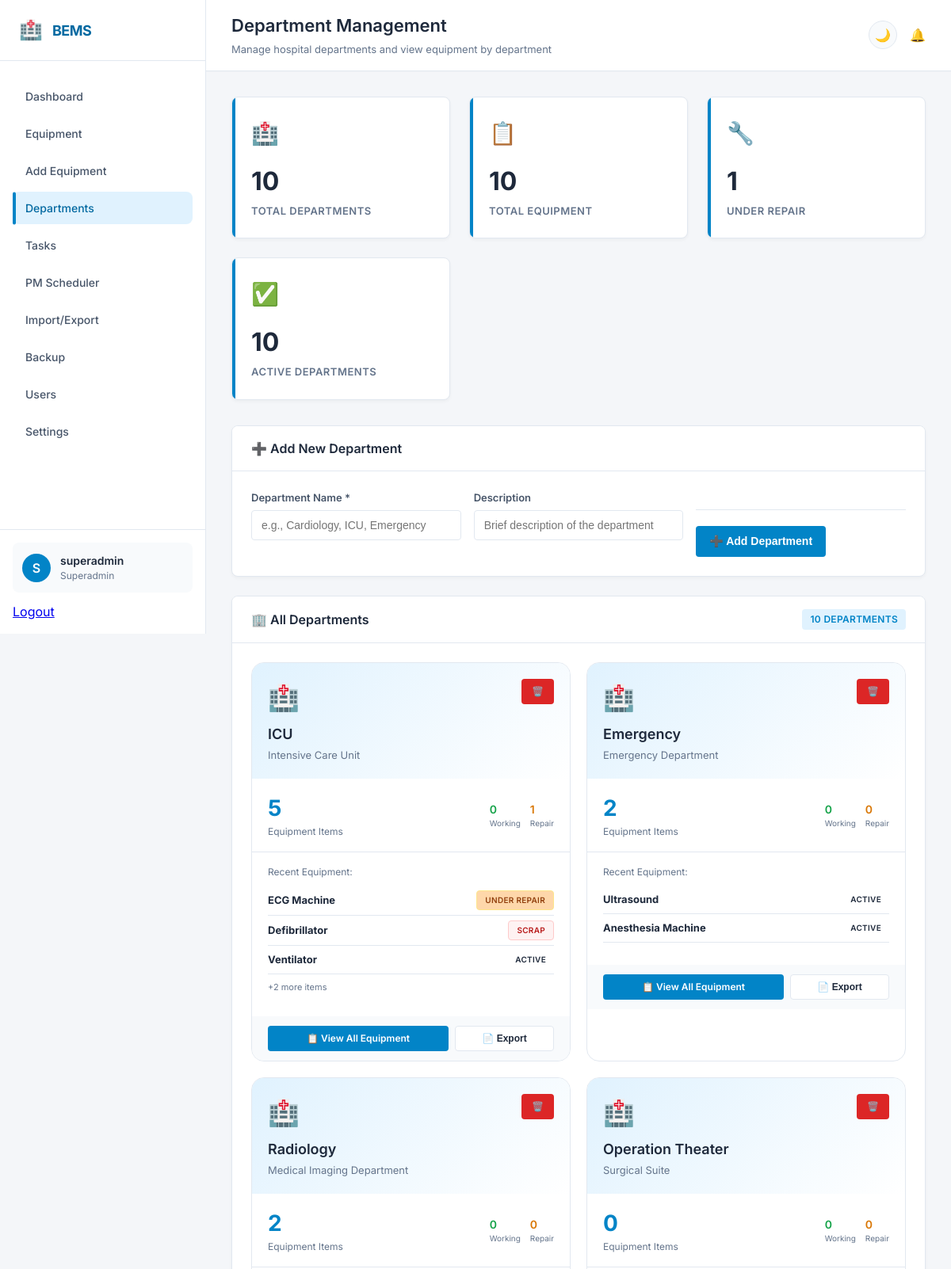
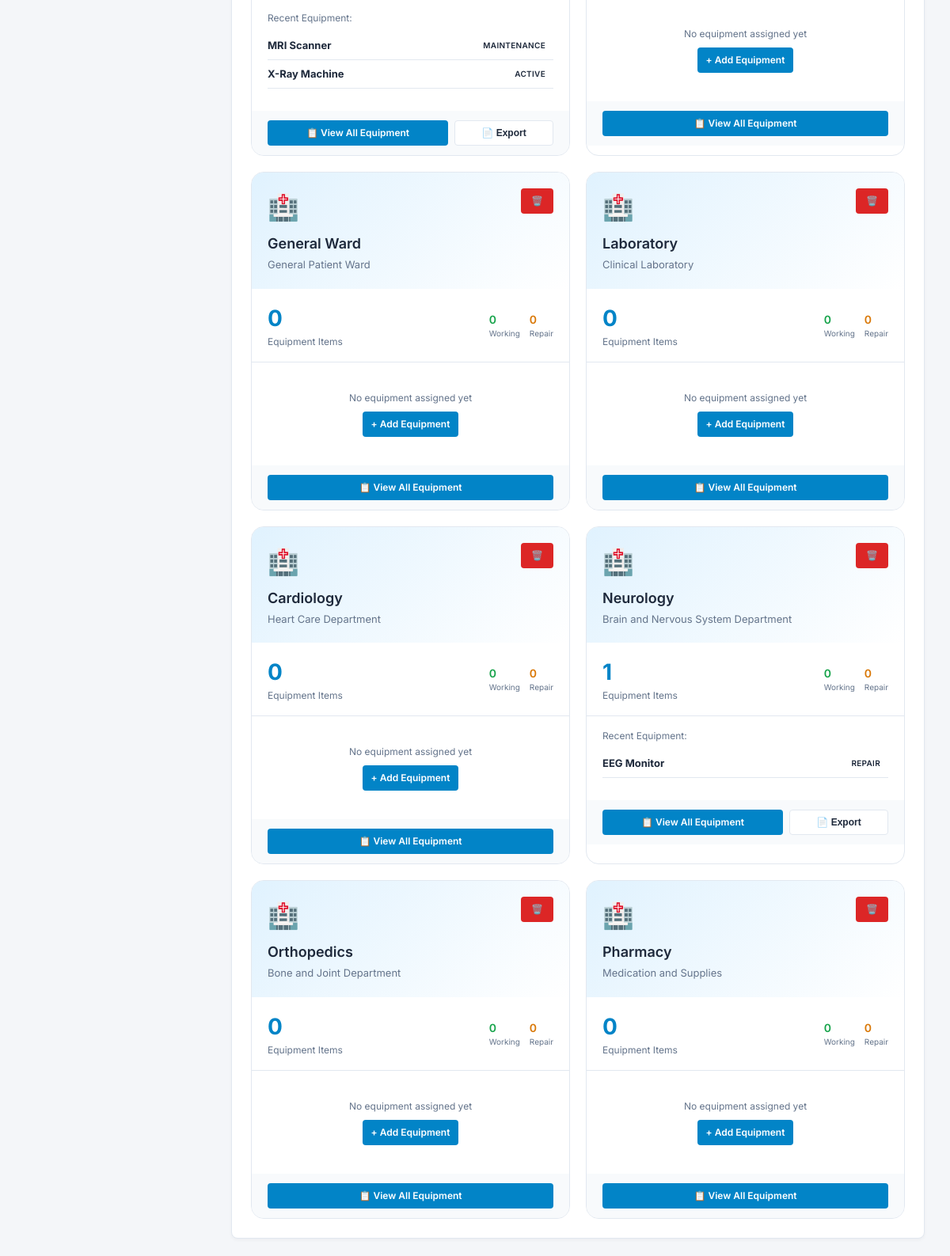
Screenshot of /departments (signed in, upper part) with the database file from the repository (2 pictures, top to bottom).
### app.py (models this page shows)
class Department(db.Model):
    id = db.Column(db.Integer, primary_key=True)
    name = db.Column(db.String(100), unique=True, nullable=False)
    description = db.Column(db.String(200))
    created_at = db.Column(db.String(50), default=lambda: datetime.now().strftime('%Y-%m-%d %H:%M:%S'))
    equipments = db.relationship('Equipment', backref='department_obj', lazy=True)

class Equipment(db.Model):
    id = db.Column(db.Integer, primary_key=True)
    name = db.Column(db.String(100))
    model_no = db.Column(db.String(100))
    company = db.Column(db.String(100))
    serial_no = db.Column(db.String(100))
    quantity = db.Column(db.Integer, default=1)
    department_id = db.Column(db.Integer, db.ForeignKey('department.id'))
    department_name = db.Column(db.String(100))
    status = db.Column(db.String(50))
    install_date = db.Column(db.String(50))
    warranty_date = db.Column(db.String(50))
    last_service = db.Column(db.String(50))
    created_at = db.Column(db.String(50), default=lambda: datetime.now().strftime('%Y-%m-%d %H:%M:%S'))

### app.py (the view)
@app.route('/departments')
@login_required
def departments():
    departments = Department.query.all()
    total_equipment = Equipment.query.count()
    under_repair = Equipment.query.filter_by(status="Under Repair").count()
    return render_template('departments.html',
                         departments=departments,
                         total_equipment=total_equipment,
                         under_repair=under_repair)

### app.py (called while the page is built)
def login_required(f):
    @wraps(f)
    def decorated_function(*args, **kwargs):
        if 'user' not in session:
            return redirect('/login')
        return f(*args, **kwargs)
    return decorated_function

### templates/departments.html (shortened to what this page needs)
{% extends "base.html" %}
{% block page_title %}Department Management{% endblock %}
{% block page_description %}Manage hospital departments and view equipment by department{% endblock %}
{% block content %}
<div class="stats-grid">
    <div class="stat-card" onclick="window.location='/departments'">
        <div class="stat-icon">🏥</div>
        <div class="stat-number">{{ departments|length }}</div>
        <div class="stat-label">Total Departments</div>
    </div>
    <div class="stat-card" onclick="window.location='/equipment_list'">
        <div class="stat-icon">📋</div>
        <div class="stat-number">{{ total_equipment or 0 }}</div>
        <div class="stat-label">Total Equipment</div>
    </div>
    <div class="stat-card" onclick="window.location='/equipment_list?status=Under Repair'">
        <div class="stat-icon">🔧</div>
        <div class="stat-number">{{ under_repair or 0 }}</div>
        <div class="stat-label">Under Repair</div>
    </div>
    <div class="stat-card">
        <div class="stat-icon">✅</div>
        <div class="stat-number">{{ departments|length }}</div>
        <div class="stat-label">Active Departments</div>
    </div>
</div>
{% if session.get('role') in ['admin', 'superadmin'] %}
<div class="card" style="margin-bottom: 24px;">
    <div class="card-header">
        <h3 class="card-title">➕ Add New Department</h3>
    </div>
    <div class="card-body">
        <form method="POST" action="/departments/add">
            <div style="display: grid; grid-template-columns: repeat(auto-fit, minmax(250px, 1fr)); gap: 16px;">
                <div class="form-group" style="margin-bottom: 0;">
                    <label class="form-label">Department Name *</label>
                    <input type="text" name="name" class="form-control"
                           placeholder="e.g., Cardiology, ICU, Emergency" required>
                </div>
                <div class="form-group" style="margin-bottom: 0;">
                    <label class="form-label">Description</label>
                    <input type="text" name="description" class="form-control"
                           placeholder="Brief description of the department">
                </div>
                <div class="form-actions" style="margin-bottom: 0; align-self: flex-end;">
                    <button type="submit" class="btn btn-primary">➕ Add Department</button>
                </div>
            </div>
        </form>
    </div>
</div>
{% endif %}
<div class="card">
    <div class="card-header">
        <h3 class="card-title">🏢 All Departments</h3>
        <span class="badge" style="background: var(--primary-light); color: var(--primary);">
            {{ departments|length }} departments
        </span>
    </div>
    <div class="card-body">
        {% if departments %}
            <div style="display: grid; grid-template-columns: repeat(auto-fill, minmax(320px, 1fr)); gap: 20px;">
                {% for dept in departments %}
                <div class="department-card" style="background: var(--bg-secondary); border-radius: 16px; border: 1px solid var(--border-color); overflow: hidden; transition: all 0.3s;">
                    <div style="padding: 20px; background: linear-gradient(135deg, var(--primary-light) 0%, var(--bg-secondary) 100%);">
                        <div style="display: flex; justify-content: space-between; align-items: start;">
                            <div>
                                <div style="font-size: 32px; margin-bottom: 8px;">🏥</div>
                                <h3 style="font-size: 18px; font-weight: 600; margin-bottom: 4px;">{{ dept.name }}</h3>
                                {% if dept.description %}
                                    <p style="font-size: 13px; color: var(--text-muted); margin-top: 4px;">{{ dept.description }}</p>
                                {% endif %}
                            </div>
                            {% if session.get('role') in ['admin', 'superadmin'] %}
                                <button class="btn btn-sm btn-danger"
                                        onclick="deleteDepartment({{ dept.id }}, '{{ dept.name }}', {{ dept.equipments|length }})"
                                        style="padding: 6px 12px;">
                                    🗑️
                                </button>
                            {% endif %}
                        </div>
                    </div>
                    <div style="padding: 16px 20px; border-bottom: 1px solid var(--border-color);">
                        <div style="display: flex; justify-content: space-between; align-items: center; flex-wrap: wrap; gap: 12px;">
                            <div>
                                <div style="font-size: 28px; font-weight: bold; color: var(--primary);">
                                    {{ dept.equipments|length }}
                                </div>
                                <div style="font-size: 12px; color: var(--text-muted);">Equipment Items</div>
                            </div>
                            <div>
                                {% set working_count = dept.equipments|selectattr('status', 'equalto', 'Working')|list|length %}
                                {% set repair_count = dept.equipments|selectattr('status', 'equalto', 'Under Repair')|list|length %}
                                <div style="display: flex; gap: 12px;">
                                    <div>
                                        <div style="font-size: 14px; font-weight: 600; color: var(--success);">{{ working_count }}</div>
                                        <div style="font-size: 10px; color: var(--text-muted);">Working</div>
                                    </div>
                                    <div>
                                        <div style="font-size: 14px; font-weight: 600; color: var(--warning);">{{ repair_count }}</div>
                                        <div style="font-size: 10px; color: var(--text-muted);">Repair</div>
                                    </div>
                                </div>
                            </div>
                        </div>
                    </div>
                    <div style="padding: 16px 20px;">
                        {% if dept.equipments %}
                            <div style="margin-bottom: 12px;">
                                <div style="font-size: 12px; color: var(--text-muted); margin-bottom: 8px;">Recent Equipment:</div>
                                {% for eq in dept.equipments[:3] %}
                                    <div style="display: flex; justify-content: space-between; align-items: center; padding: 6px 0; border-bottom: 1px solid var(--border-color);">
                                        <div style="font-size: 13px;">
                                            <strong>{{ eq.name }}</strong>
                                        </div>
                                        <span class="badge badge-{{ eq.status.lower().replace(' ', '-') }}" style="font-size: 10px;">
                                            {{ eq.status }}
                                        </span>
                                    </div>
                                {% endfor %}
                                {% if dept.equipments|length > 3 %}
                                    <div style="font-size: 11px; color: var(--text-muted); margin-top: 8px;">
                                        +{{ dept.equipments|length - 3 }} more items
                                    </div>
                                {% endif %}
                            </div>
                        {% else %}
                            <div style="text-align: center; padding: 20px 0;">
                                <div style="font-size: 12px; color: var(--text-muted);">No equipment assigned yet</div>
                                {% if session.get('role') in ['admin', 'superadmin'] %}
                                    <a href="/add?department_id={{ dept.id }}" class="btn btn-sm btn-primary" style="margin-top: 8px;">+ Add Equipment</a>
                                {% endif %}
                            </div>
                        {% endif %}
                    </div>
                    <div style="padding: 12px 20px; background: var(--bg-tertiary); display: flex; gap: 8px;">
                        <a href="/departments/{{ dept.id }}/equipment" class="btn btn-sm btn-primary" style="flex: 1; text-align: center;">
                            📋 View All Equipment
                        </a>
                        {% if dept.equipments|length > 0 %}
                            <button class="btn btn-sm btn-secondary" onclick="exportDepartment({{ dept.id }}, '{{ dept.name }}')" style="flex: 0.5;">
                                📄 Export
                            </button>
                        {% endif %}
                    </div>
                </div>
                {% endfor %}
            </div>
        {% endif %}
    </div>
</div>
{% endblock %}

### static/css/style.css (style rules this page uses)
:root { --bg-primary: #f4f6f9; --bg-secondary: #ffffff; --bg-tertiary: #f8fafc; --text-primary: #1e293b; --text-secondary: #475569; --text-muted: #64748b; --border-color: #e2e8f0; --card-shadow: 0 2px 4px rgba(0, 0, 0, 0.04); --card-shadow-hover: 0 8px 16px rgba(0, 0, 0, 0.08); --sidebar-bg: #ffffff; --sidebar-border: #e2e8f0; --header-bg: #ffffff; --input-bg: #ffffff; --success: #16a34a; --warning: #d97706; --danger: #dc2626; --info: #0ea5e9; --primary: #0284c7; --primary-dark: #0369a1; --primary-light: #e0f2fe; --radius-sm: 4px; --radius-md: 8px; --radius-lg: 12px; }
* { margin: 0; padding: 0; box-sizing: border-box; }
body { font-family: 'Inter', -apple-system, BlinkMacSystemFont, 'Segoe UI', Roboto, 'Helvetica Neue', Arial, sans-serif; background: var(--bg-primary); color: var(--text-primary); transition: background-color 0.3s ease, color 0.3s ease; overflow-x: hidden; line-height: 1.5; }
.stats-grid { display: grid; grid-template-columns: repeat(auto-fit, minmax(240px, 1fr)); gap: 24px; margin-bottom: 32px; }
.stat-card { background: var(--bg-secondary); border-radius: var(--radius-md); padding: 24px; transition: all 0.2s; cursor: pointer; border: 1px solid var(--border-color); position: relative; overflow: hidden; box-shadow: var(--card-shadow); }
.stat-card::before { content: ''; position: absolute; top: 0; left: 0; width: 4px; height: 100%; background: var(--primary); }
.stat-icon { font-size: 28px; margin-bottom: 16px; color: var(--primary); }
.stat-number { font-size: 32px; font-weight: 700; margin-bottom: 4px; color: var(--text-primary); }
.stat-label { font-size: 13px; color: var(--text-muted); text-transform: uppercase; letter-spacing: 0.5px; font-weight: 600; }
.card { background: var(--bg-secondary); border-radius: var(--radius-md); border: 1px solid var(--border-color); box-shadow: var(--card-shadow); margin-bottom: 24px; overflow: hidden; }
.card-header { padding: 16px 24px; border-bottom: 1px solid var(--border-color); display: flex; justify-content: space-between; align-items: center; background: var(--bg-secondary); flex-wrap: wrap; gap: 16px; }
.card-title { font-size: 16px; font-weight: 600; color: var(--text-primary); display: flex; align-items: center; gap: 8px; }
.card-body { padding: 24px; }
.badge { display: inline-flex; align-items: center; justify-content: center; padding: 4px 10px; border-radius: var(--radius-sm); font-size: 12px; font-weight: 600; letter-spacing: 0.3px; text-transform: uppercase; }
.badge-under-repair { background: #fffbeb; color: #b45309; border: 1px solid #fde68a; }
.badge-scrap { background: #fef2f2; color: #b91c1c; border: 1px solid #fecaca; }
.form-group { margin-bottom: 20px; }
.form-label { display: block; margin-bottom: 6px; font-weight: 600; font-size: 13px; color: var(--text-secondary); }
.form-control { width: 100%; padding: 10px 12px; background: var(--input-bg); border: 1px solid var(--border-color); border-radius: var(--radius-sm); color: var(--text-primary); font-size: 14px; transition: border-color 0.2s, box-shadow 0.2s; }
.form-actions { display: flex; gap: 12px; margin-top: 24px; padding-top: 20px; border-top: 1px solid var(--border-color); }
.btn { display: inline-flex; align-items: center; justify-content: center; gap: 8px; padding: 8px 16px; border: 1px solid transparent; border-radius: var(--radius-sm); font-weight: 600; font-size: 14px; cursor: pointer; transition: all 0.2s; text-decoration: none; line-height: 1.5; }
.btn-primary { background: var(--primary); color: white; }
.btn-secondary { background: #ffffff; color: var(--text-primary); border-color: var(--border-color); }
.btn-danger { background: var(--danger); color: white; }
.btn-sm { padding: 6px 10px; font-size: 12px; }

### templates/departments.html (style rules this page uses)
.department-card { transition: all 0.3s ease; }
.badge-under-repair { background: #fed7aa; color: #92400e; }

### rows the page displays
Department: name "ICU", description "Intensive Care Unit", equipments|length "5", working_count "0", id "1", equipments|length "2"
Equipment: name "ECG Machine", status "UNDER REPAIR"
Equipment: name "Defibrillator", status "SCRAP"
Equipment: name "Ventilator", status "ACTIVE"
Department: name "Emergency", description "Emergency Department", equipments|length "2", working_count "0", repair_count "0"
Equipment: name "Ultrasound", status "ACTIVE"
Equipment: name "Anesthesia Machine", status "ACTIVE"
Department: name "Radiology", description "Medical Imaging Department", equipments|length "2", working_count "0", repair_count "0"
Equipment: name "MRI Scanner", status "MAINTENANCE"
Equipment: name "X-Ray Machine", status "ACTIVE"
Department: name "Operation Theater", description "Surgical Suite", equipments|length "0", working_count "0", repair_count "0"
Department: name "General Ward", description "General Patient Ward", equipments|length "0", working_count "0", repair_count "0"
Department: name "Laboratory", description "Clinical Laboratory", equipments|length "0", working_count "0", repair_count "0"
Department: name "Cardiology", description "Heart Care Department", equipments|length "0", working_count "0", repair_count "0"
Department: name "Neurology", description "Brain and Nervous System Department", equipments|length "1", working_count "0", repair_count "0"
Equipment: name "EEG Monitor", status "REPAIR"
Department: name "Orthopedics", description "Bone and Joint Department", equipments|length "0", working_count "0", repair_count "0"
Department: name "Pharmacy", description "Medication and Supplies", equipments|length "0", working_count "0", repair_count "0"

### other values shown
{{ session['user'][0]|upper if session.get('user') else 'U' }} "S"
{{ session.get('user', 'Guest') }} "superadmin"
{{ session.get('role', 'guest') }} "Superadmin"
{{ departments|length }} "10"
{{ total_equipment or 0 }} "10"
{{ under_repair or 0 }} "1"
